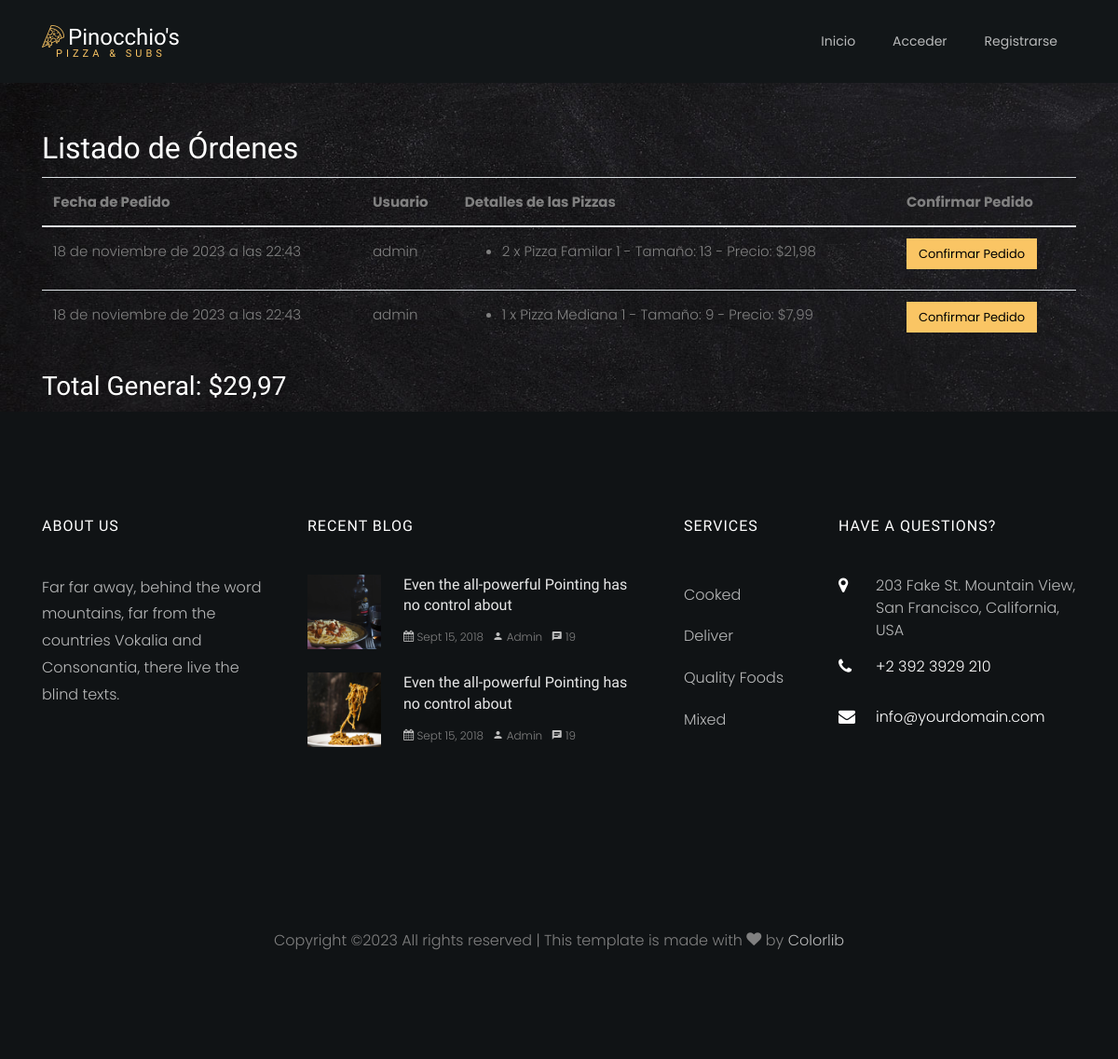
The app's page /view_orders, older data.
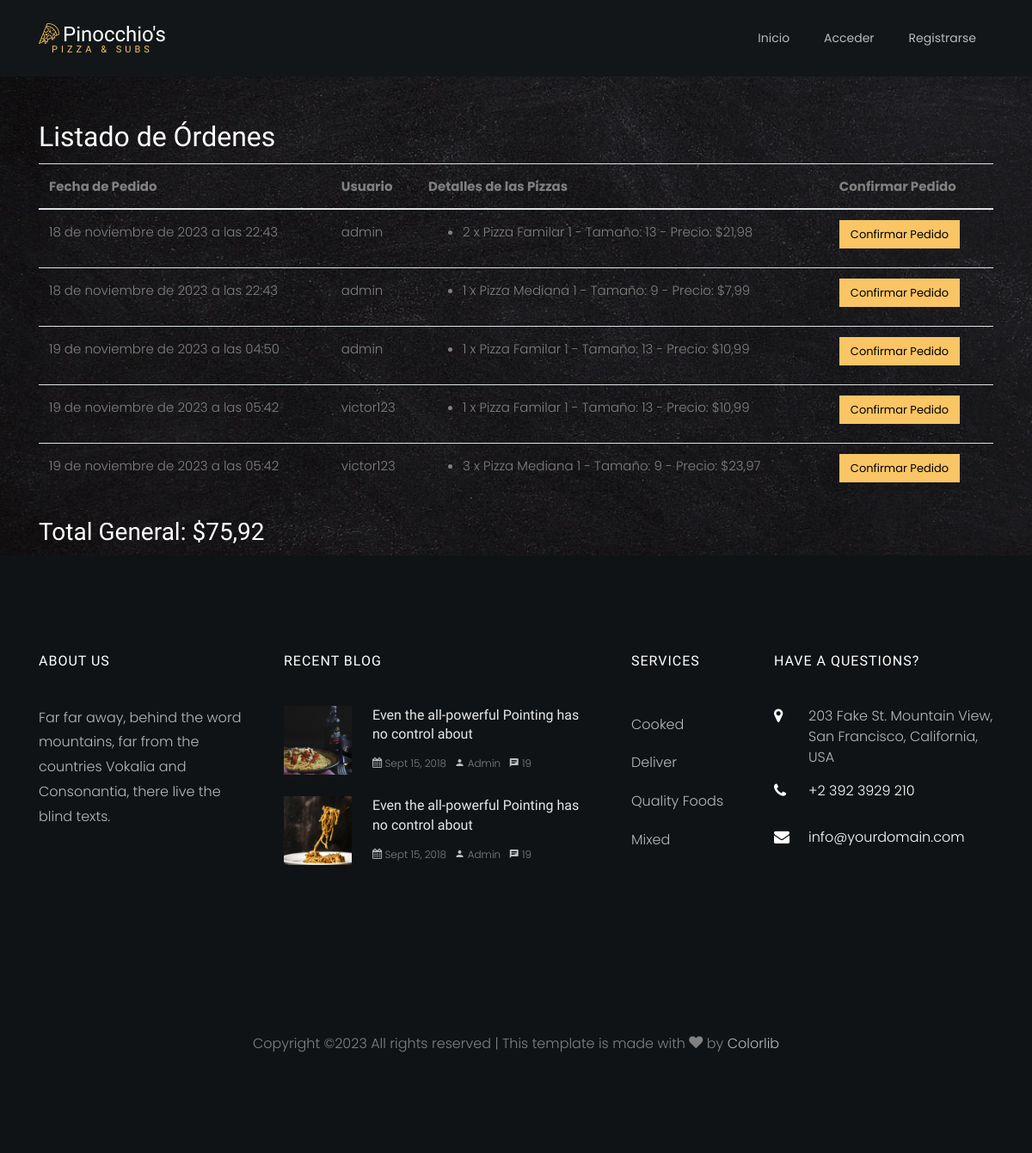
The same page, newer data.
### orders/models.py (models this page shows, shortened)
class OrderItem(models.Model):
    id = models.AutoField(primary_key=True)
    user = models.ForeignKey(get_user_model(), on_delete=models.CASCADE)
    pizza = models.ForeignKey(Pizza, on_delete=models.CASCADE)
    quantity = models.PositiveIntegerField(default=1)
    total = models.DecimalField(max_digits=10, decimal_places=2)
    order_date = models.DateTimeField(auto_now_add=True)

class CustomUser(AbstractUser):
    id = models.AutoField(primary_key=True)
    first_name = models.CharField(max_length=30)
    last_name = models.CharField(max_length=30)
    email = models.EmailField(unique=True)

class Pizza(models.Model):
    id = models.AutoField(primary_key=True)
    name = models.CharField(max_length=255)
    size = models.CharField(max_length=255)
    price = models.DecimalField(max_digits=10, decimal_places=2)
    toppings = models.ManyToManyField('Topping')
    additional_ingredients = models.ManyToManyField('AdditionalIngredient')
    image_url = models.CharField(max_length=255, default='URL_predeterminada')

### orders/views.py (the view)
# urls.py: path('view_orders', view_orders, name='view_orders'),
def view_orders(request):
    order_items = OrderItem.objects.all()
    orders = []
    total_general = 0
    for order_item in order_items:
        order_details = {
            'order_id': order_item.id,
            'user': order_item.user.username,
            'order_date': order_item.order_date,
            'items': [
                {
                    'pizza_name': order_item.pizza.name,
                    'quantity': order_item.quantity,
                    'size': order_item.pizza.size,
                    'price': order_item.total,
                }
            ]
        }
        orders.append(order_details)
        total_general += order_item.total
    return render(request, 'view_orders.html', {'orders': orders, 'total_general': total_general})

### orders/templates/view_orders.html (shortened to what this page needs)
{% load static %}
<!DOCTYPE html>
<html lang="en">
  <head>
    <link rel="stylesheet" href="{% static 'css/open-iconic-bootstrap.min.css' %}">
    <link rel="stylesheet" href="{% static 'css/style.css' %}">
    <link rel="stylesheet" href="{% static 'css/flaticon.css' %}">
    <link rel="stylesheet" href="{% static 'css/owl.carousel.min.css' %}">
    <link rel="stylesheet" href="{% static 'css/animate.css' %}">
    <link rel="stylesheet" href="{% static 'css/owl.theme.default.min.css' %}">
    <link rel="stylesheet" href="{% static 'css/magnific-popup.css' %}">
    <link rel="stylesheet" href="{% static 'css/aos.css' %}">
    <link rel="stylesheet" href="{% static 'css/ionicons.min.css' %}">
    <link rel="stylesheet" href="{% static 'css/bootstrap-datepicker.css' %}">
    <link rel="stylesheet" href="{% static 'css/jquery.timepicker.css' %}">
    <link rel="stylesheet" href="{% static 'css/icomoon.css' %}">
</head>
<body>
  <nav class="navbar navbar-expand-lg navbar-dark ftco_navbar bg-dark ftco-navbar-light" id="ftco-navbar">
    <div class="container">
      <a class="navbar-brand" href="{% url 'start' %}"><span class="flaticon-pizza-1 mr-1"></span>Pinocchio's<br><small>Pizza & Subs</small></a>
            <div class="collapse navbar-collapse" id="ftco-nav">
              <ul class="navbar-nav ml-auto">
                  <li class="nav-item"><a href="{% url 'start' %}" class="nav-link">Inicio</a></li>
                  {% if user.is_authenticated %}
                      {% if user.is_superuser %}
                          <li class="nav-item active"><a href="{% url 'view_orders' %}" class="nav-link">Ver Órdenes</a></li>
                      {% else %}
                        <li class="nav-item"><a href="{% url 'menu' %}" class="nav-link">Menu</a></li>
                          <li class="nav-item"><a href="{% url 'carrito' %}" class="nav-link">Mi Carrito</a></li>
                          <li class="nav-item"><a href="{% url 'pedidos' %}" class="nav-link">Pedidos</a></li>
                      {% endif %}
                      <li class="nav-item"><a href="{% url 'logout' %}" class="nav-link">Cerrar Sesión</a></li>
                      <li class="nav-item"><a class="nav-link">¡Hola, {{ user.username }}!</a></li>
                  {% else %}
                      <li class="nav-item"><a href="{% url 'login' %}" class="nav-link">Acceder</a></li>
                      <li class="nav-item"><a href="{% url 'register' %}" class="nav-link">Registrarse</a></li>
                  {% endif %}
              </ul>
          </div>
    </div>
  </nav>
    <section class="orders">
      <div class="container mt-5">
          <h2>Listado de Órdenes</h2>
          {% if orders %}
          <table class="table">
              <thead>
                  <tr>
                      <th>Fecha de Pedido</th>
                      <th>Usuario</th>
                      <th>Detalles de las Pizzas</th>
                      <th>Confirmar Pedido</th>
                  </tr>
              </thead>
              <tbody>
                  {% for order_data in orders %}
                  <tr>
                      <td>{{ order_data.order_date }}</td>
                      <td>{{ order_data.user }}</td>
                      <td>
                          <ul>
                              {% for item in order_data.items %}
                                  <li>{{ item.quantity }} x {{ item.pizza_name }} - Tamaño: {{ item.size }} - Precio: ${{ item.price }}</li>
                              {% endfor %}
                          </ul>
                      </td>
                      <td>
                          <form method="post" action="{% url 'confirm_order' order_data.order_id %}">
                              <button type="submit" class="btn btn-primary">Confirmar Pedido</button>
                          </form>
                      </td>
                  </tr>
                  {% endfor %}
              </tbody>
          </table>
          <h3>Total General: ${{ total_general }}</h3>
          {% else %}
              <p>No hay órdenes disponibles.</p>
          {% endif %}
      </div>
  </section>
    <footer class="ftco-footer ftco-section img">
        <div class="container">
          <div class="row mb-5">
            <div class="col-lg-3 col-md-6 mb-5 mb-md-5">
              <div class="ftco-footer-widget mb-4">
                <h2 class="ftco-heading-2">About Us</h2>
                <p>Far far away, behind the word mountains, far from the countries Vokalia and Consonantia, there live the blind texts.</p>
                <ul class="ftco-footer-social list-unstyled float-md-left float-lft mt-5">
                </ul>
              </div>
            </div>
            <div class="col-lg-4 col-md-6 mb-5 mb-md-5">
              <div class="ftco-footer-widget mb-4">
                <h2 class="ftco-heading-2">Recent Blog</h2>
                <div class="block-21 mb-4 d-flex">
                  <a class="blog-img mr-4" style="background-image: url(images/image_1.jpg);"></a>
                  <div class="text">
                    <h3 class="heading"><a href="#">Even the all-powerful Pointing has no control about</a></h3>
                    <div class="meta">
                      <div><a href="#"><span class="icon-calendar"></span> Sept 15, 2018</a></div>
                      <div><a href="#"><span class="icon-person"></span> Admin</a></div>
                      <div><a href="#"><span class="icon-chat"></span> 19</a></div>
                    </div>
                  </div>
                </div>
                <div class="block-21 mb-4 d-flex">
                  <a class="blog-img mr-4" style="background-image: url(images/image_2.jpg);"></a>
                  <div class="text">
                    <h3 class="heading"><a href="#">Even the all-powerful Pointing has no control about</a></h3>
                    <div class="meta">
                      <div><a href="#"><span class="icon-calendar"></span> Sept 15, 2018</a></div>
                      <div><a href="#"><span class="icon-person"></span> Admin</a></div>
                      <div><a href="#"><span class="icon-chat"></span> 19</a></div>
                    </div>
                  </div>
                </div>
              </div>
            </div>
            <div class="col-lg-2 col-md-6 mb-5 mb-md-5">
                <div class="ftco-footer-widget mb-4 ml-md-4">
                <h2 class="ftco-heading-2">Services</h2>
                <ul class="list-unstyled">
                  <li><a href="#" class="py-2 d-block">Cooked</a></li>
                  <li><a href="#" class="py-2 d-block">Deliver</a></li>
                  <li><a href="#" class="py-2 d-block">Quality Foods</a></li>
                  <li><a href="#" class="py-2 d-block">Mixed</a></li>
                </ul>
              </div>
            </div>
            <div class="col-lg-3 col-md-6 mb-5 mb-md-5">
              <div class="ftco-footer-widget mb-4">
                <h2 class="ftco-heading-2">Have a Questions?</h2>
                <div class="block-23 mb-3">
                  <ul>
                    <li><span class="icon icon-map-marker"></span><span class="text">203 Fake St. Mountain View, San Francisco, California, USA</span></li>
                    <li><a href="#"><span class="icon icon-phone"></span><span class="text">+2 392 3929 210</span></a></li>
                    <li><a href="#"><span class="icon icon-envelope"></span><span class="text">info@yourdomain.com</span></a></li>
                  </ul>
                </div>
              </div>
            </div>
          </div>
          <div class="row">
            <div class="col-md-12 text-center">
    Copyright &copy;<script>document.write(new Date().getFullYear());</script> All rights reserved | This template is made with <i class="icon-heart" aria-hidden="true"></i> by <a href="https://colorlib.com" target="_blank">Colorlib</a>
            </div>
          </div>
        </div>
      </footer>
</body>
</html>

### orders/static/css/icomoon.css (style rules this page uses)
[class^="icon-"], [class*=" icon-"] { font-family: 'icomoon' !important; speak: none; font-style: normal; font-weight: normal; font-variant: normal; text-transform: none; line-height: 1; -webkit-font-smoothing: antialiased; -moz-osx-font-smoothing: grayscale; }
.icon-heart:before { content: "\f004"; }
.icon-map-marker:before { content: "\f041"; }
.icon-calendar:before { content: "\f073"; }
.icon-phone:before { content: "\f095"; }
.icon-envelope:before { content: "\f0e0"; }
.icon-chat:before { content: "\e0b7"; }
.icon-person:before { content: "\e7fd"; }

Row changes from the older to the newer data that the page shows:
added OrderItem: order_date "19 de noviembre de 2023 a las 04:50", price "10,99"
added OrderItem: order_date "19 de noviembre de 2023 a las 05:42", price "10,99"
added CustomUser: user "victor123" "victor123"
added OrderItem: order_date "19 de noviembre de 2023 a las 05:42", price "23,97"
Text that changed along with them:
{{ total_general }}: "29,97" → "75,92"
new list line: "admin"
new list line: "1 x - Tamaño: - Precio: $ Confirmar Pedido"
new list line: "Pizza Familar 1 13"
new list line: "3 x - Tamaño: 9 - Precio: $ Confirmar Pedido"
new list line: "Pizza Mediana 1"
